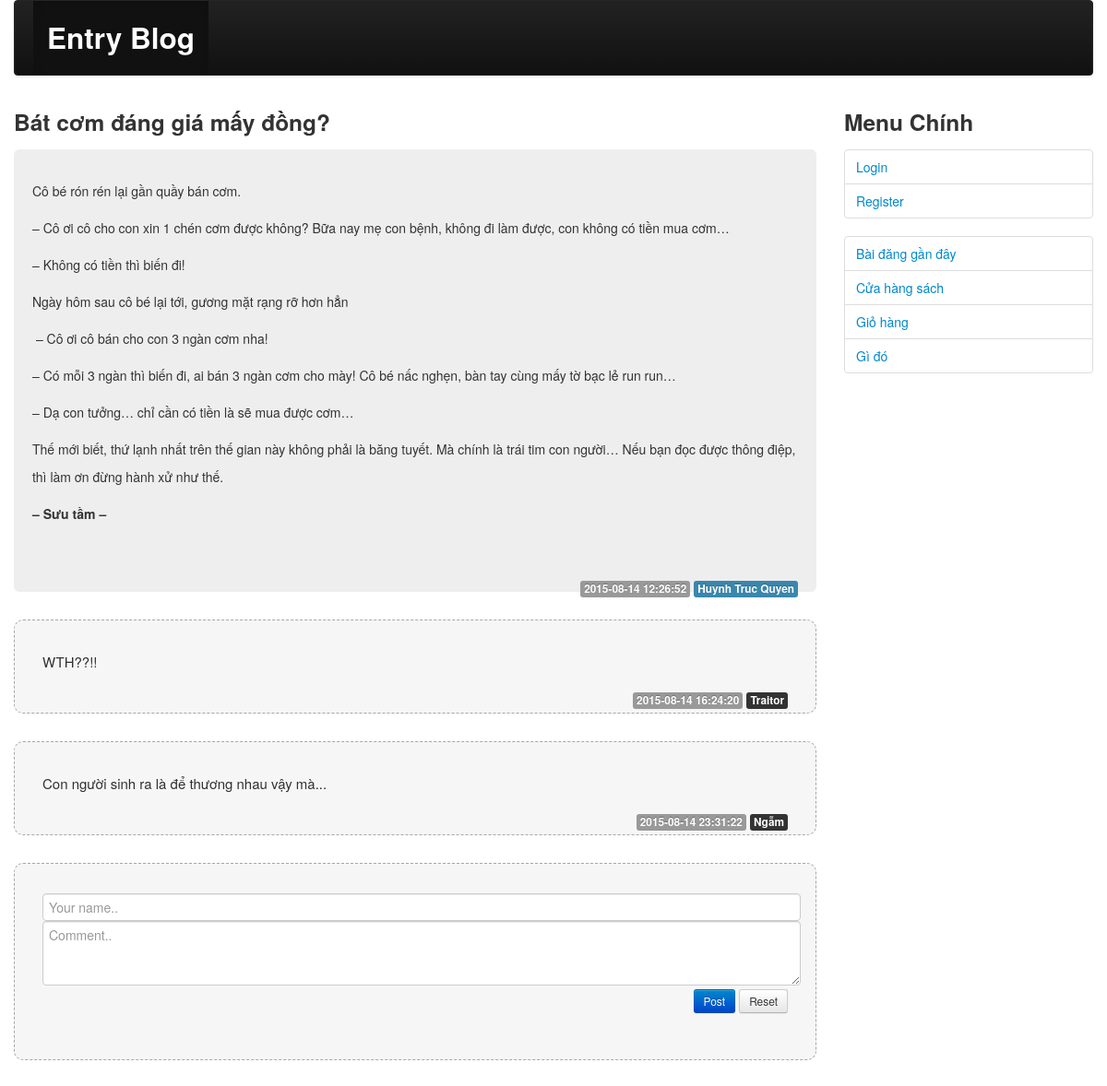
The page /index.php?c=blog&m=single&entry=5 on the database its author committed.
### tables this page shows
CREATE TABLE IF NOT EXISTS `entrys` (
  `id` int(10) unsigned NOT NULL AUTO_INCREMENT,
  `title` varchar(200) NOT NULL,
  `content` text NOT NULL,
  `posted_day` datetime NOT NULL DEFAULT CURRENT_TIMESTAMP,
  `user_id` int(10) unsigned NOT NULL,
  PRIMARY KEY (`id`),
  KEY `fk_entry_of_user` (`user_id`)
);

CREATE TABLE IF NOT EXISTS `users` (
  `id` int(10) unsigned NOT NULL AUTO_INCREMENT,
  `email` varchar(100) NOT NULL,
  `password` varchar(100) NOT NULL,
  `name` varchar(50) NOT NULL,
  `phone` varchar(15) DEFAULT NULL,
  `address` varchar(500) DEFAULT NULL,
  PRIMARY KEY (`id`),
  UNIQUE KEY `email` (`email`),
  UNIQUE KEY `phone` (`phone`)
);

CREATE TABLE IF NOT EXISTS `comments` (
  `id` int(10) unsigned NOT NULL AUTO_INCREMENT,
  `name` varchar(50) NOT NULL,
  `comment` text NOT NULL,
  `date` datetime NOT NULL DEFAULT CURRENT_TIMESTAMP,
  `entry_id` int(10) unsigned NOT NULL,
  PRIMARY KEY (`id`),
  KEY `fk_comment_of_entry` (`entry_id`)
);

### includes/common.php (called while the page is built, shortened)
<?php
function render($file, $data) {
    extract($data);
    include ROOT . DS . 'views' . DS . $file;
}

### controllers/blog.php (called while the page is built, shortened)
<?php
function blog_single(){
    $data['single']=model('entry')->getSingle($_GET['entry']);
    $data['comments'] = model('comment')->getAllByEntryId($_GET['entry']);
    $data['template_file'] = 'entry/public_single.php';
    render('layout.php', $data);
}

### index.php (called while the page is built, shortened)
<?php
require ROOT . DS . 'includes' . DS . 'common.php';
$controller = empty($_GET['c']) ? 'index' : strtolower($_GET['c']);
$method = empty($_GET['m']) ? 'index' : strtolower($_GET['m']);
$c_file = ROOT . DS . 'controllers' . DS . $controller . '.php';
$m_func = $controller . '_' . $method;
if (is_readable($c_file)) {
    call_user_func($m_func);
} else {
    die("Page not found !");
}

### includes/db.php (called while the page is built, shortened)
<?php
function db_get_all($sql) {
    $result = mysql_query($sql);
    $data = array();
    if ($result) {
        while ($row = mysql_fetch_assoc($result)) {
            $data[] = $row;
        }
    }
    return $data;
}

### models/entry.php (called while the page is built, shortened)
<?php
class Entry extends Model {
    public function getSingle($entry_id){
        $sql="SELECT entrys.id, entrys.title, entrys.content, entrys.posted_day, users.name
                from entrys inner join users on entrys.user_id = users.id
                where entrys.id=".esc($entry_id);
        return db_get_all($sql);
    }
}

### models/comment.php (called while the page is built, shortened)
<?php
class Comment extends Model {
    public $table = 'comments';
    public function getAllByEntryId($entry_id) {
        $sql = "SELECT * FROM `{$this->table}`
                    WHERE `entry_id` = " . intval($entry_id);
        return db_get_all($sql);
    }
}

### views/entry/public_single.php (the view)
<?php foreach ($single as $single): ?>
	<h3><?php echo $single['title'] ?></h3>
	<div class="hero-unit">
	    <p>
	    	<?php echo $single['content'].'<br>' ?>
	    </p>
	    <div class="pull-right">
		    <span class="label"><?php echo $single['posted_day'] ?></span>
		    <span class="label label-info"><?php echo $single['name'] ?></span>
	    </div>
	</div>
<?php endforeach; ?>
<?php foreach ($comments as $c): ?>
	<div class="hero-subunit">
	    <p>
	    	<?php echo $c['comment'].'<br>' ?>
	    </p>
	    <div class="pull-right">
		    <span class="label"><?php echo $c['date'] ?></span>
		    <span class="label label-inverse"><?php echo $c['name'] ?></span>
	    </div>
	</div>
<?php endforeach; ?>
<div class="hero-subunit">
<form class="form-horizontal" method="post">
	<div class="controlls">
      <input class="comment" type="text" placeholder="Your name.." name="name">
    </div>
    <div class="controlls">
      <textarea class="comment" rows="3" placeholder="Comment.." name="comment"></textarea>
    </div>
    <div class="text-right">
		<button class="btn btn-small btn-primary" type="submit">Post</button>
  		<button class="btn btn-small" type="reset">Reset</button>
    </div>
</form>
</div>

### styles/css/styles.css (style rules this page uses)
.text-right { text-align: right !important; }
.hero-subunit { padding: 30px; margin-bottom: 30px; font-size: 15px; font-weight: 200; line-height: 30px; color: #303030; border: dashed 1px #A7A7A7; -webkit-border-radius: 10px; -moz-border-radius: 10px; border-radius: 10px; background-color: #F6F6F6; ; }
.form-horizontal .controlls { *display: inline-block; *padding-left: 0; margin-left: 0; *margin-left: 0; }
.form-horizontal .controlls:first-child { *padding-left: 0; }
.comment { width: 100%; }

### rows shown on the page
entrys: title "Bát cơm đáng giá mấy đồng?", content "Cô bé rón rén lại gần quầy bán cơm. – Cô ơi cô cho con xin 1 chén cơm được không? Bữa nay mẹ con bệnh, không đi làm được, con không có tiền mua cơm… – Không có tiền thì biến đi! Ngày hôm sau cô bé lại tới, gương mặt rạng rỡ hơn hẳn – Cô ơi cô bán cho con 3 ngàn cơm nha! – Có mỗi 3 ngàn thì biến đi, ai bán 3 ngàn cơm cho mày! Cô bé nấc nghẹn, bàn tay cùng mấy tờ bạc lẻ run run… – Dạ con tưởng… chỉ cần có tiền là sẽ mua được cơm… Thế mới biết, thứ lạnh nhất trên thế gian này không phải là băng tuyết. Mà chính là trái tim con người… Nếu bạn đọc được thông điệp, thì làm ơn đừng hành xử như thế. – Sưu tầm –", posted_day "2015-08-14 12:26:52", user.name "Huynh Truc Quyen"
comments: comment "WTH??!!", date "2015-08-14 16:24:20", name "Traitor"
comments: comment "Con người sinh ra là để thương nhau vậy mà...", date "2015-08-14 23:31:22", name "Ngẫm"
